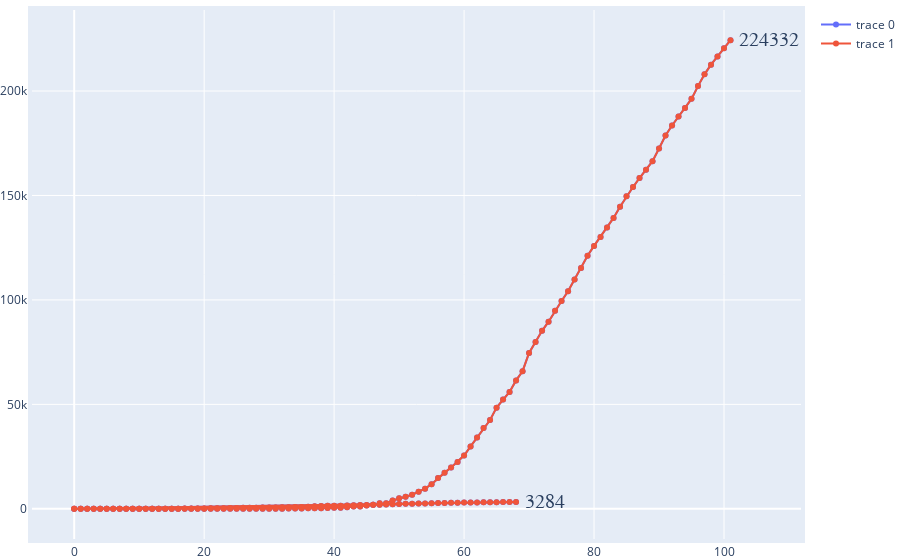

The code cell stored with this chart in its notebook:
### Code cell
create_second_datasets("confirmed", ["Hungary", "United Kingdom"])

### Figure 1 — Plotly figure (JSON) as saved in the notebook; plotly's stock layout.template omitted (floating-point values rounded to 4 significant figures; data arrays with more than 128 entries replaced by an {"elided": "..."} marker saying what was removed)
{"data": [{"mode": "markers+lines", "type": "scatter", "visible": true, "x": {"elided": "171 int values"}, "y": {"elided": "171 int values"}}, {"mode": "markers+lines", "type": "scatter", "x": {"elided": "171 int values"}, "y": {"elided": "171 int values"}}], "layout": {"annotations": [{"font": {"family": "Arial", "size": 20}, "showarrow": false, "text": "3284", "x": 69, "xanchor": "left", "xref": "x", "y": 3284, "yref": "y"}, {"font": {"family": "Arial", "size": 20}, "showarrow": false, "text": "224332", "x": 102, "xanchor": "left", "xref": "x", "y": 224332, "yref": "y"}], "margin": {"b": 0, "l": 0, "pad": 4, "r": 0, "t": 10}}}
